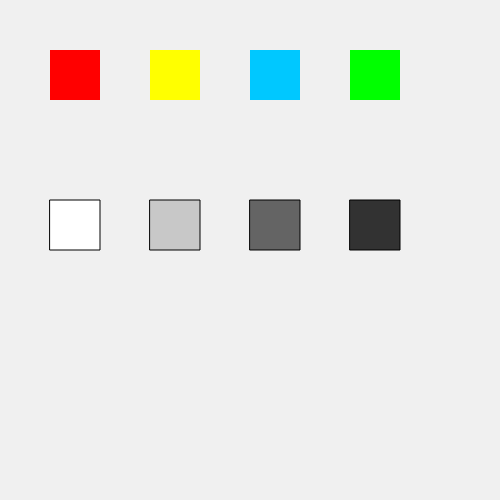
Frame 1 (no input)
Frame 60 (no input): identical to frame 1, image omitted
Frame 120 (the mouse pressed at the canvas centre since frame 60): identical to frame 1, image omitted

The p5.js sketch that drew this single still picture (run headless with seeded random() and noise() and a simulated clock; from frame 60 on, the mouse is pressed at the canvas centre):

// p5.js sketch
// ── sketch.js
function setup() {
  // put setup code here
  createCanvas(500,500);
  background(240);

  fill(255, 0, 0)
  noStroke()
  rect(50, 50, 50, 50)

  fill(255, 255, 0)
  rect(150, 50, 50, 50)

  fill(0, 200, 255)
  rect(250, 50, 50, 50)

  fill(0, 255, 0)
  rect(350, 50, 50, 50)


  fill(255)
  stroke(0)
  rect(50, 200, 50, 50)

  fill(200)
  stroke(0)
  rect(150, 200, 50, 50)

  fill(100)
  stroke(0)
  rect(250, 200, 50, 50)

  fill(50)
  stroke(0)
  rect(350, 200, 50, 50)




}

function draw() {
  // put drawing code here

  //draw is 60 keer per seconde berekend het programma alles opnieuw
  //background(mouseY,0,0);


//random(255) --> 0 tot 255
//random (100,110)--> 100,110. pakt willekurig nummer tussen die bepaalde getallen
  
}
